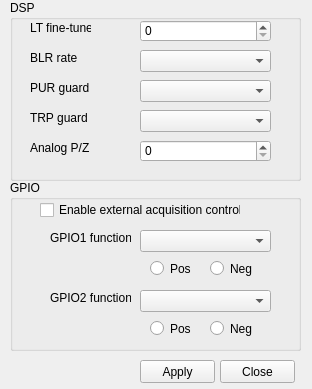
<?xml version="1.0" encoding="UTF-8"?>
<ui version="4.0">
 <class>Advanced</class>
 <widget class="QDialog" name="Advanced">
  <property name="geometry">
   <rect>
    <x>0</x>
    <y>0</y>
    <width>312</width>
    <height>389</height>
   </rect>
  </property>
  <property name="windowTitle">
   <string>Dialog</string>
  </property>
  <widget class="QGroupBox" name="fraDSP">
   <property name="geometry">
    <rect>
     <x>10</x>
     <y>0</y>
     <width>291</width>
     <height>181</height>
    </rect>
   </property>
   <property name="title">
    <string>DSP</string>
   </property>
   <widget class="QLabel" name="lblLTtrim">
    <property name="geometry">
     <rect>
      <x>20</x>
      <y>20</y>
      <width>61</width>
      <height>16</height>
     </rect>
    </property>
    <property name="text">
     <string>LT fine-tune</string>
    </property>
   </widget>
   <widget class="QComboBox" name="cmbTRPguard">
    <property name="geometry">
     <rect>
      <x>130</x>
      <y>110</y>
      <width>131</width>
      <height>22</height>
     </rect>
    </property>
   </widget>
   <widget class="QComboBox" name="cmbBLRrate">
    <property name="geometry">
     <rect>
      <x>130</x>
      <y>50</y>
      <width>131</width>
      <height>22</height>
     </rect>
    </property>
   </widget>
   <widget class="QLabel" name="lblPURguard">
    <property name="geometry">
     <rect>
      <x>20</x>
      <y>80</y>
      <width>61</width>
      <height>16</height>
     </rect>
    </property>
    <property name="text">
     <string>PUR guard</string>
    </property>
   </widget>
   <widget class="QLabel" name="lblTRPguard">
    <property name="geometry">
     <rect>
      <x>20</x>
      <y>110</y>
      <width>71</width>
      <height>16</height>
     </rect>
    </property>
    <property name="text">
     <string>TRP guard</string>
    </property>
   </widget>
   <widget class="QSpinBox" name="nmrLTtrim">
    <property name="geometry">
     <rect>
      <x>130</x>
      <y>20</y>
      <width>131</width>
      <height>22</height>
     </rect>
    </property>
   </widget>
   <widget class="QComboBox" name="cmbPURguard">
    <property name="geometry">
     <rect>
      <x>130</x>
      <y>80</y>
      <width>131</width>
      <height>22</height>
     </rect>
    </property>
   </widget>
   <widget class="QLabel" name="lblBLRrate">
    <property name="geometry">
     <rect>
      <x>20</x>
      <y>50</y>
      <width>61</width>
      <height>16</height>
     </rect>
    </property>
    <property name="text">
     <string>BLR rate</string>
    </property>
   </widget>
   <widget class="QLabel" name="lblAnalogPZ">
    <property name="geometry">
     <rect>
      <x>20</x>
      <y>140</y>
      <width>71</width>
      <height>16</height>
     </rect>
    </property>
    <property name="text">
     <string>Analog P/Z</string>
    </property>
   </widget>
   <widget class="QSpinBox" name="nmrAnalogPZ">
    <property name="geometry">
     <rect>
      <x>130</x>
      <y>140</y>
      <width>131</width>
      <height>22</height>
     </rect>
    </property>
   </widget>
  </widget>
  <widget class="QGroupBox" name="fraGPIO">
   <property name="geometry">
    <rect>
     <x>10</x>
     <y>180</y>
     <width>291</width>
     <height>171</height>
    </rect>
   </property>
   <property name="title">
    <string>GPIO</string>
   </property>
   <widget class="QCheckBox" name="chkExtAcqCtlEnable">
    <property name="geometry">
     <rect>
      <x>30</x>
      <y>20</y>
      <width>201</width>
      <height>20</height>
     </rect>
    </property>
    <property name="text">
     <string>Enable external acquisition control</string>
    </property>
   </widget>
   <widget class="QLabel" name="lblGPIO1">
    <property name="geometry">
     <rect>
      <x>40</x>
      <y>50</y>
      <width>81</width>
      <height>16</height>
     </rect>
    </property>
    <property name="text">
     <string>GPIO1 function</string>
    </property>
   </widget>
   <widget class="QComboBox" name="cmbGPIO1">
    <property name="geometry">
     <rect>
      <x>130</x>
      <y>50</y>
      <width>131</width>
      <height>22</height>
     </rect>
    </property>
   </widget>
   <widget class="QRadioButton" name="rbGPIO1neg">
    <property name="geometry">
     <rect>
      <x>200</x>
      <y>80</y>
      <width>51</width>
      <height>17</height>
     </rect>
    </property>
    <property name="text">
     <string>Neg</string>
    </property>
   </widget>
   <widget class="QRadioButton" name="rbGPIO1pos">
    <property name="geometry">
     <rect>
      <x>140</x>
      <y>80</y>
      <width>51</width>
      <height>17</height>
     </rect>
    </property>
    <property name="text">
     <string>Pos</string>
    </property>
   </widget>
   <widget class="QComboBox" name="cmbGPIO2">
    <property name="geometry">
     <rect>
      <x>130</x>
      <y>110</y>
      <width>131</width>
      <height>22</height>
     </rect>
    </property>
   </widget>
   <widget class="QLabel" name="lblGPIO2">
    <property name="geometry">
     <rect>
      <x>40</x>
      <y>110</y>
      <width>81</width>
      <height>16</height>
     </rect>
    </property>
    <property name="text">
     <string>GPIO2 function</string>
    </property>
   </widget>
   <widget class="QRadioButton" name="rbGPIO2pos">
    <property name="geometry">
     <rect>
      <x>140</x>
      <y>140</y>
      <width>51</width>
      <height>17</height>
     </rect>
    </property>
    <property name="text">
     <string>Pos</string>
    </property>
   </widget>
   <widget class="QRadioButton" name="rbGPIO2neg">
    <property name="geometry">
     <rect>
      <x>200</x>
      <y>140</y>
      <width>51</width>
      <height>17</height>
     </rect>
    </property>
    <property name="text">
     <string>Neg</string>
    </property>
   </widget>
  </widget>
  <widget class="QPushButton" name="cmdApply">
   <property name="geometry">
    <rect>
     <x>140</x>
     <y>360</y>
     <width>75</width>
     <height>23</height>
    </rect>
   </property>
   <property name="text">
    <string>Apply</string>
   </property>
   <property name="autoDefault">
    <bool>false</bool>
   </property>
  </widget>
  <widget class="QPushButton" name="cmdClose">
   <property name="geometry">
    <rect>
     <x>220</x>
     <y>360</y>
     <width>75</width>
     <height>23</height>
    </rect>
   </property>
   <property name="text">
    <string>Close</string>
   </property>
   <property name="autoDefault">
    <bool>false</bool>
   </property>
  </widget>
 </widget>
 <tabstops>
  <tabstop>nmrLTtrim</tabstop>
  <tabstop>cmbBLRrate</tabstop>
  <tabstop>cmbPURguard</tabstop>
  <tabstop>cmbTRPguard</tabstop>
  <tabstop>nmrAnalogPZ</tabstop>
  <tabstop>chkExtAcqCtlEnable</tabstop>
  <tabstop>cmbGPIO1</tabstop>
  <tabstop>rbGPIO1pos</tabstop>
  <tabstop>rbGPIO1neg</tabstop>
  <tabstop>cmbGPIO2</tabstop>
  <tabstop>rbGPIO2pos</tabstop>
  <tabstop>rbGPIO2neg</tabstop>
  <tabstop>cmdApply</tabstop>
  <tabstop>cmdClose</tabstop>
 </tabstops>
 <resources/>
 <connections/>
</ui>
